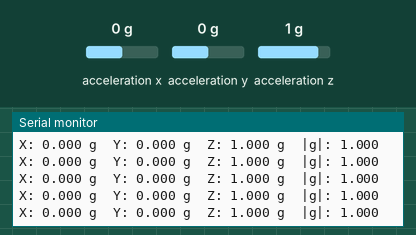
Simulated run of this sketch. Board: Arduino Uno, built with avr-gcc and run on an emulated ATmega328P. Parts: the last lines printed to the serial monitor. Wiring (inferred from the names in the program): ADXL345 accelerometer at I2C address 0x53. Inputs (shaded band) come from the test bench; at power-on: acceleration x 0 g, acceleration y 0 g, acceleration z 1 g.

Above: at 2.4 s.
2.5 s: acceleration x set to -1.4 g
At 2.83 s:
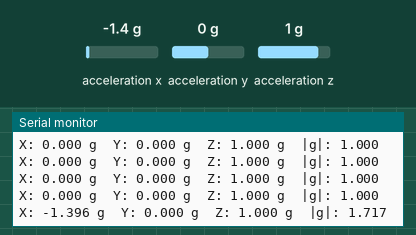
4.0 s: acceleration y set to -1.4 g
At 4.03 s:
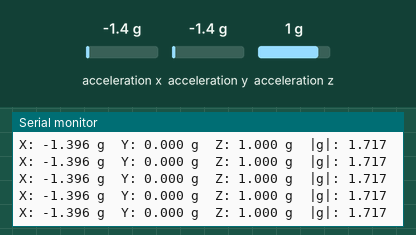
5.5 s: acceleration z set to -1.4 g
At 5.63 s:
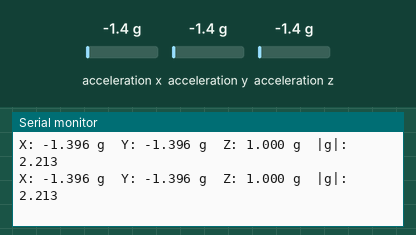
Timing chart, 0 to 8.5 s (numbered marks = the images above; inputs shaded):
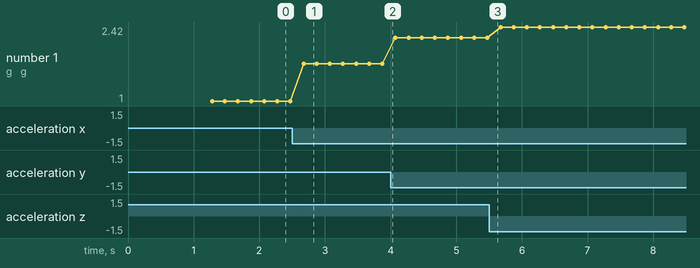

The sketch:

ADXL345.ino
```cpp
/*********************************************************************************************
PROJECT:          Code Snippets
COMPONENT:        Arduino/Sensors/ADXL345
FILE:             ADXL345.ino
AUTHOR:           Ing. Mirko Mirabella
                  m.mirabella@neptunengineering.com
                  www.neptunengineering.com
REVISION:         v. 1.0
DATE:             19/09/2025
**********************************************************************************************/

/*
  ADXL345 Quickstart Snippet
  Demonstrates initialization, calibration, and periodic acceleration output (in g) for the ADXL345 accelerometer over I2C.
  Wiring (default Arduino Uno pins):
    - VCC -> 3.3V
    - GND -> GND
    - SDA -> A4 (SDA)
    - SCL -> A5 (SCL)
*/

#include <Wire.h>

constexpr uint8_t ADXL345_ADDRESS = 0x53;
constexpr uint8_t REG_POWER_CTL = 0x2D;
constexpr uint8_t REG_DATA_FORMAT = 0x31;
constexpr uint8_t REG_BW_RATE = 0x2C;
constexpr uint8_t REG_DATAX0 = 0x32;

constexpr uint8_t MEASURE_BIT = 0x08;
constexpr uint8_t FULL_RES_BIT = 0x08;
constexpr uint8_t RANGE_8G = 0x02;
constexpr uint8_t RATE_100HZ = 0x0A;

constexpr float G_PER_LSB = 0.0039f; // 3.9 mg/LSB in full-resolution mode
constexpr uint16_t CALIBRATION_SAMPLES = 200;
constexpr uint16_t CALIBRATION_SAMPLE_DELAY_MS = 5;
constexpr unsigned long SAMPLE_PERIOD_MS = 200;

struct Vector3 {
  float x;
  float y;
  float z;
};

Vector3 bias = {0.0f, 0.0f, 0.0f};

bool writeRegister(uint8_t reg, uint8_t value);
bool readRegisters(uint8_t startReg, uint8_t *buffer, size_t length);
bool initializeADXL345();
bool readRawAcceleration(Vector3 &raw);
bool readAcceleration(Vector3 &measurement);
void calibrateADXL345();
void printAcceleration(const Vector3 &g);
float vectorMagnitude(const Vector3 &v);

void setup() {
  Serial.begin(115200);
  delay(50);

  Wire.begin();

  if (!initializeADXL345()) {
    Serial.println(F("ADXL345 initialization failed. Check wiring and power."));
    while (true) {
      delay(1000);
    }
  }

  Serial.println(F("Hold the board still for calibration..."));
  calibrateADXL345();
  Serial.println(F("Calibration done. Streaming acceleration in g."));
}

void loop() {
  static unsigned long lastSampleMs = 0;
  const unsigned long now = millis();
  if (now - lastSampleMs < SAMPLE_PERIOD_MS) {
    return;
  }
  lastSampleMs = now;

  Vector3 measurement;
  if (!readAcceleration(measurement)) {
    Serial.println(F("Failed to read acceleration data."));
    return;
  }

  printAcceleration(measurement);
}

bool writeRegister(uint8_t reg, uint8_t value) {
  Wire.beginTransmission(ADXL345_ADDRESS);
  Wire.write(reg);
  Wire.write(value);
  return Wire.endTransmission() == 0;
}

bool readRegisters(uint8_t startReg, uint8_t *buffer, size_t length) {
  Wire.beginTransmission(ADXL345_ADDRESS);
  Wire.write(startReg);
  if (Wire.endTransmission(false) != 0) {
    return false;
  }

  const uint8_t bytesRequested = static_cast<uint8_t>(length);
  const uint8_t bytesRead = Wire.requestFrom(ADXL345_ADDRESS, bytesRequested, true);
  if (bytesRead != bytesRequested) {
    return false;
  }

  for (size_t i = 0; i < length; ++i) {
    buffer[i] = static_cast<uint8_t>(Wire.read());
  }
  return true;
}

bool initializeADXL345() {
  if (!writeRegister(REG_POWER_CTL, 0x00)) { // ensure standby
    return false;
  }
  delay(5);

  if (!writeRegister(REG_DATA_FORMAT, FULL_RES_BIT | RANGE_8G)) {
    return false;
  }

  if (!writeRegister(REG_BW_RATE, RATE_100HZ)) {
    return false;
  }

  if (!writeRegister(REG_POWER_CTL, MEASURE_BIT)) {
    return false;
  }

  delay(10);
  return true;
}

bool readRawAcceleration(Vector3 &raw) {
  uint8_t buffer[6];
  if (!readRegisters(REG_DATAX0, buffer, sizeof(buffer))) {
    return false;
  }

  const int16_t x = static_cast<int16_t>((static_cast<int16_t>(buffer[1]) << 8) | buffer[0]);
  const int16_t y = static_cast<int16_t>((static_cast<int16_t>(buffer[3]) << 8) | buffer[2]);
  const int16_t z = static_cast<int16_t>((static_cast<int16_t>(buffer[5]) << 8) | buffer[4]);

  raw.x = static_cast<float>(x) * G_PER_LSB;
  raw.y = static_cast<float>(y) * G_PER_LSB;
  raw.z = static_cast<float>(z) * G_PER_LSB;

  return true;
}

bool readAcceleration(Vector3 &measurement) {
  Vector3 raw;
  if (!readRawAcceleration(raw)) {
    return false;
  }

  measurement.x = raw.x - bias.x;
  measurement.y = raw.y - bias.y;
  measurement.z = raw.z - bias.z;

  return true;
}

void calibrateADXL345() {
  Vector3 sum = {0.0f, 0.0f, 0.0f};
  uint16_t collected = 0;
  uint16_t attempts = 0;
  const uint16_t maxAttempts = CALIBRATION_SAMPLES * 3;

  while (collected < CALIBRATION_SAMPLES && attempts < maxAttempts) {
    Vector3 raw;
    if (readRawAcceleration(raw)) {
      sum.x += raw.x;
      sum.y += raw.y;
      sum.z += raw.z;
      ++collected;
    }
    ++attempts;
    delay(CALIBRATION_SAMPLE_DELAY_MS);
  }

  if (collected == 0) {
    Serial.println(F("Calibration skipped. Using default offsets."));
    return;
  }

  const float denom = static_cast<float>(collected);
  const Vector3 average = {sum.x / denom, sum.y / denom, sum.z / denom};
  const Vector3 expected = {0.0f, 0.0f, 1.0f};

  bias.x = average.x - expected.x;
  bias.y = average.y - expected.y;
  bias.z = average.z - expected.z;

  Serial.print(F("Bias (g): "));
  Serial.print(bias.x, 4);
  Serial.print(F(", "));
  Serial.print(bias.y, 4);
  Serial.print(F(", "));
  Serial.println(bias.z, 4);
}

void printAcceleration(const Vector3 &g) {
  Serial.print(F("X: "));
  Serial.print(g.x, 3);
  Serial.print(F(" g  Y: "));
  Serial.print(g.y, 3);
  Serial.print(F(" g  Z: "));
  Serial.print(g.z, 3);
  Serial.print(F(" g  |g|: "));
  Serial.println(vectorMagnitude(g), 3);
}

float vectorMagnitude(const Vector3 &v) {
  return sqrt(v.x * v.x + v.y * v.y + v.z * v.z);
}
```

Measured:
- after the input at 2.5 s, the serial monitor: prints a new line after 0.17 s (image 1)
- plotted number 1: 1 → 1.72 after the input at 2.5 s, 1.72 → 2.21 after the input at 4.0 s, 2.21 → 2.42 after the input at 5.5 s
